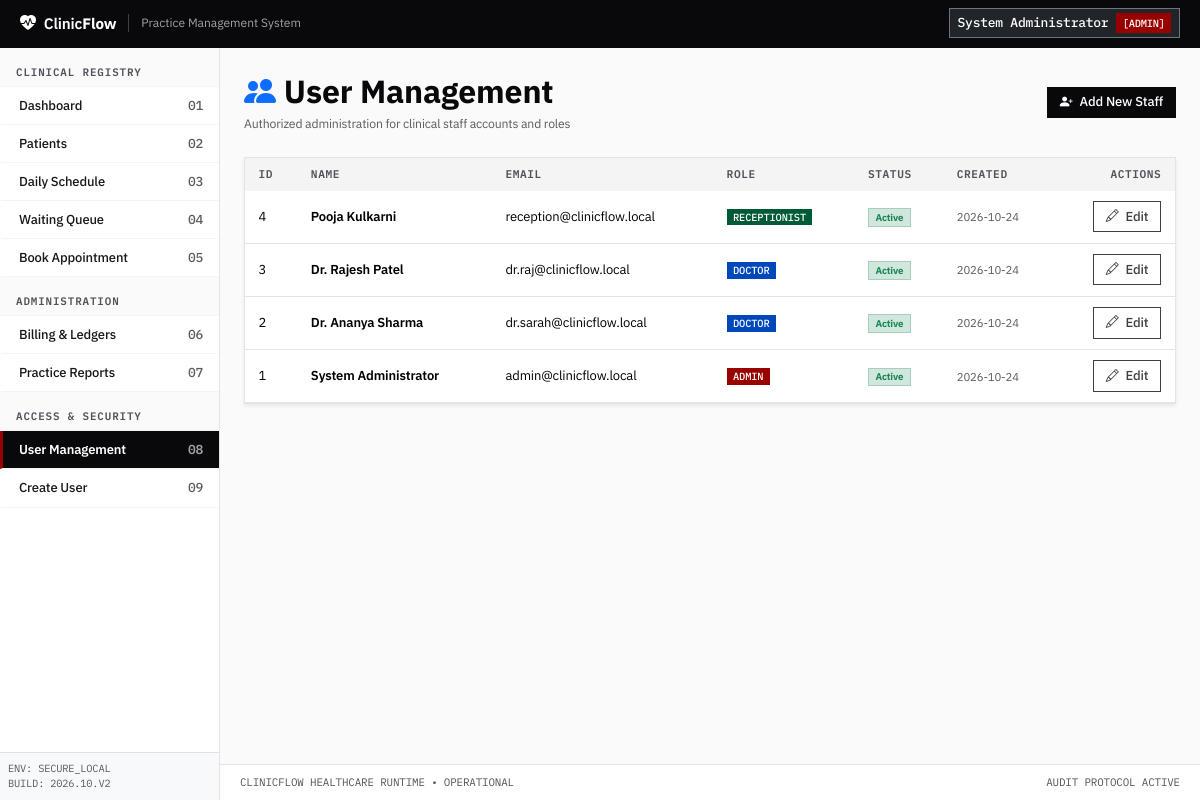
The app's page /auth/users (signed in) with its own data.
### app/models/user.py (models this page shows, shortened)
class User(UserMixin, db.Model):
    __tablename__ = 'users'
    id = db.Column(db.Integer, primary_key=True)
    name = db.Column(db.String(100), nullable=False)
    email = db.Column(db.String(120), unique=True, nullable=False, index=True)
    password_hash = db.Column(db.String(256), nullable=False)
    role = db.Column(db.String(30), nullable=False, default=Role.RECEPTIONIST)
    is_active = db.Column(db.Boolean, default=True, nullable=False)
    created_at = db.Column(db.DateTime, default=lambda: datetime.now(timezone.utc), nullable=False)
    def is_admin(self) -> bool:
        return self.role == Role.ADMIN

### app/routes/auth.py (the view)
@bp.route('/users')
@admin_required
def user_list():
    users = User.query.order_by(User.created_at.desc()).all()
    return render_template('auth/users.html', users=users)

### app/models/user.py (called while the page is built)
@login_manager.user_loader
def load_user(user_id):
    try:
        return db.session.get(User, int(user_id))
    except (TypeError, ValueError):
        return None

### app/security.py (called while the page is built)
def role_required(*allowed_roles):
    def decorator(f):
        @wraps(f)
        def decorated_function(*args, **kwargs):
            if not current_user.is_authenticated:
                flash('Please log in to access this page.', 'warning')
                return redirect(url_for('auth.login'))
            if not current_user.is_active:
                flash('Your account has been deactivated.', 'danger')
                return redirect(url_for('auth.logout'))
            if current_user.role not in allowed_roles:
                abort(403)
            return f(*args, **kwargs)
        return decorated_function
    return decorator

### app/templates/auth/users.html (shortened to what this page needs)
{% extends "base.html" %}
{% block content %}
<div class="d-flex justify-content-between align-items-center mb-4">
    <div>
        <h2 class="fw-bold mb-1"><i class="bi bi-people-fill text-primary me-2"></i>User Management</h2>
        <p class="text-muted small mb-0">Authorized administration for clinical staff accounts and roles</p>
    </div>
    <a href="{{ url_for('auth.user_create') }}" class="btn btn-primary">
        <i class="bi bi-person-plus-fill me-1"></i> Add New Staff
    </a>
</div>
<div class="card shadow-sm border-0">
    <div class="table-responsive">
        <table class="table table-hover align-middle mb-0">
            <thead class="table-light">
                <tr>
                    <th>ID</th>
                    <th>Name</th>
                    <th>Email</th>
                    <th>Role</th>
                    <th>Status</th>
                    <th>Created</th>
                    <th class="text-end">Actions</th>
                </tr>
            </thead>
            <tbody>
                {% for u in users %}
                <tr>
                    <td>{{ u.id }}</td>
                    <td class="fw-semibold">{{ u.name }}</td>
                    <td>{{ u.email }}</td>
                    <td>
                        <span class="badge badge-role-{{ u.role }}">
                            {{ u.role|capitalize }}
                        </span>
                    </td>
                    <td>
                        {% if u.is_active %}
                            <span class="badge bg-success-subtle text-success border border-success-subtle">Active</span>
                        {% else %}
                            <span class="badge bg-danger-subtle text-danger border border-danger-subtle">Inactive</span>
                        {% endif %}
                    </td>
                    <td class="text-muted small">{{ u.created_at.strftime('%Y-%m-%d') }}</td>
                    <td class="text-end">
                        <a href="{{ url_for('auth.user_edit', user_id=u.id) }}" class="btn btn-sm btn-outline-secondary">
                            <i class="bi bi-pencil me-1"></i> Edit
                        </a>
                    </td>
                </tr>
                {% else %}
                <tr>
                    <td colspan="7" class="text-center py-4 text-muted">No users found.</td>
                </tr>
                {% endfor %}
            </tbody>
        </table>
    </div>
</div>
{% endblock %}

### app/templates/base.html (shortened to what this page needs)
<!DOCTYPE html>
<html lang="en">
<head>
    <link href="https://cdn.jsdelivr.net/npm/bootstrap@5.3.3/dist/css/bootstrap.min.css" rel="stylesheet">
    <link href="https://cdn.jsdelivr.net/npm/bootstrap-icons@1.11.3/font/bootstrap-icons.min.css" rel="stylesheet">
</head>
<body>
    <header class="cf-masthead">
        <div class="d-flex align-items-center">
            <a class="cf-brand" href="{{ url_for('main.dashboard') }}">
                <i class="bi bi-heart-pulse-fill text-white fs-6"></i>
                <span>Clinic<strong class="text-white">Flow</strong></span>
            </a>
            <span class="cf-meta-tag d-none d-md-inline-block">Practice Management System</span>
        </div>
        <div>
            {% if current_user.is_authenticated %}
            <div class="dropdown">
                <button class="btn btn-sm btn-dark border border-secondary text-white font-mono py-1 px-2 d-flex align-items-center" type="button" id="userMenuButton" data-bs-toggle="dropdown" aria-expanded="false">
                    <span class="me-2">{{ current_user.name }}</span>
                    <span class="badge-role-{{ current_user.role }}">[{{ current_user.role|upper }}]</span>
                </button>
            </div>
            {% else %}
            <a href="{{ url_for('auth.login') }}" class="btn btn-sm btn-outline-light font-mono">
                [AUTH LOGIN]
            </a>
            {% endif %}
        </div>
    </header>
    <div class="cf-shell">
        {% if current_user.is_authenticated %}
        <nav class="cf-sidebar" id="sidebarNav">
            <div>
                <div class="cf-nav-section-label">CLINICAL REGISTRY</div>
                <a class="cf-nav-item {% if request.endpoint == 'main.dashboard' %}active{% endif %}" href="{{ url_for('main.dashboard') }}">
                    <span>Dashboard</span>
                    <span class="font-mono text-muted">01</span>
                </a>
                <a class="cf-nav-item {% if request.endpoint and 'patients' in request.endpoint %}active{% endif %}" href="{{ url_for('patients.index') }}">
                    <span>Patients</span>
                    <span class="font-mono text-muted">02</span>
                </a>
                <a class="cf-nav-item {% if request.endpoint == 'appointments.index' %}active{% endif %}" href="{{ url_for('appointments.index') }}">
                    <span>Daily Schedule</span>
                    <span class="font-mono text-muted">03</span>
                </a>
                <a class="cf-nav-item {% if request.endpoint == 'appointments.queue' %}active{% endif %}" href="{{ url_for('appointments.queue') }}">
                    <span>Waiting Queue</span>
                    <span class="font-mono text-muted">04</span>
                </a>
                <a class="cf-nav-item {% if request.endpoint == 'appointments.book' %}active{% endif %}" href="{{ url_for('appointments.book') }}">
                    <span>Book Appointment</span>
                    <span class="font-mono text-muted">05</span>
                </a>
                <div class="cf-nav-section-label">ADMINISTRATION</div>
                <a class="cf-nav-item {% if request.endpoint and 'billing' in request.endpoint %}active{% endif %}" href="{{ url_for('billing.index') }}">
                    <span>Billing & Ledgers</span>
                    <span class="font-mono text-muted">06</span>
                </a>
                <a class="cf-nav-item {% if request.endpoint and 'reports' in request.endpoint %}active{% endif %}" href="{{ url_for('reports.index') }}">
                    <span>Practice Reports</span>
                    <span class="font-mono text-muted">07</span>
                </a>
                {% if current_user.is_admin() %}
                <div class="cf-nav-section-label">ACCESS & SECURITY</div>
                <a class="cf-nav-item {% if request.endpoint == 'auth.user_list' %}active{% endif %}" href="{{ url_for('auth.user_list') }}">
                    <span>User Management</span>
                    <span class="font-mono text-muted">08</span>
                </a>
                <a class="cf-nav-item {% if request.endpoint == 'auth.user_create' %}active{% endif %}" href="{{ url_for('auth.user_create') }}">
                    <span>Create User</span>
                    <span class="font-mono text-muted">09</span>
                </a>
                {% endif %}
            </div>
            <div class="p-2 border-top bg-light font-mono text-muted" style="font-size: 0.65rem;">
                ENV: SECURE_LOCAL<br>
                BUILD: 2026.10.V2
            </div>
        </nav>
        {% endif %}
        <div class="cf-canvas">
            <main class="cf-main">
                {% block content %}{% endblock %}
            </main>
            <footer class="cf-footer">
                <div>CLINICFLOW HEALTHCARE RUNTIME &bull; OPERATIONAL</div>
                <div>AUDIT PROTOCOL ACTIVE</div>
            </footer>
        </div>
    </div>
</body>
</html>

### records on screen
User: name "System Administrator", role "ADMIN", id "1", email "admin@clinicflow.local", is_active "Active", created_at "2026-10-24"
User: id "4", name "Pooja Kulkarni", email "reception@clinicflow.local", role "RECEPTIONIST", is_active "Active", created_at "2026-10-24"
User: id "3", name "Dr. Rajesh Patel", email "dr.raj@clinicflow.local", role "DOCTOR", is_active "Active", created_at "2026-10-24"
User: id "2", name "Dr. Ananya Sharma", email "dr.sarah@clinicflow.local", role "DOCTOR", is_active "Active", created_at "2026-10-24"
